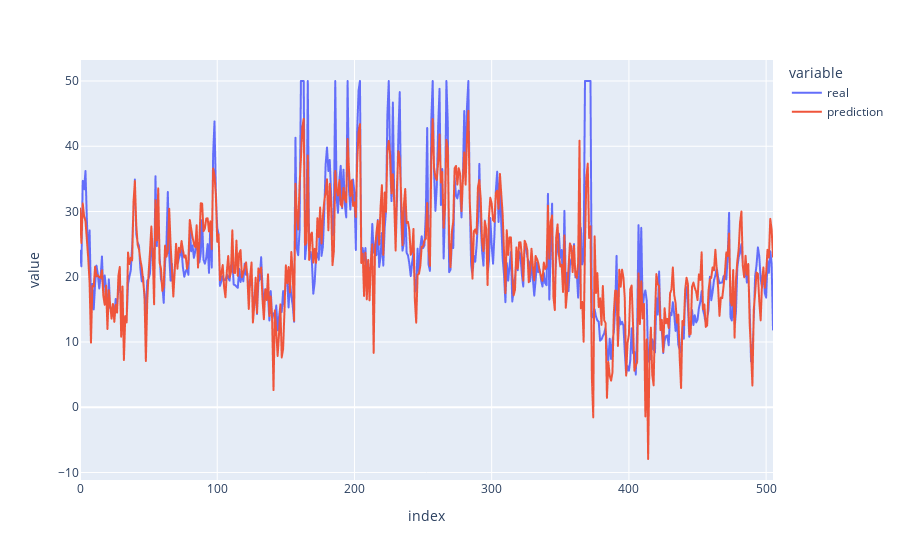

Notebook cell for this chart:
### Markdown cell above
--> Nhiều biến có hệ số thấp (Biến không có ý nghĩa)

### Code cell
# plot test real and test pred
y_pred = lreg.predict(x_test)
y_total_pred = lreg.predict(X)
y_total_pred = pd.DataFrame(y_total_pred).rename(columns = {0:'prediction'})
y_real = pd.DataFrame(Y).rename(columns = {'HOUSE_PRICE':'real'})
y_concat = pd.concat([y_real, y_total_pred], axis = 1)
fig = px.line(y_concat, y=y_concat.columns)
fig.show()

### Figure 1 — Plotly figure (JSON) as saved in the notebook; plotly's stock layout.template omitted (floating-point values rounded to 4 significant figures; data arrays with more than 128 entries replaced by an {"elided": "..."} marker saying what was removed)
{"data": [{"hovertemplate": "variable=real<br>index=%{x}<br>value=%{y}<extra></extra>", "legendgroup": "real", "line": {"color": "#636efa", "dash": "solid"}, "marker": {"symbol": "circle"}, "mode": "lines", "name": "real", "showlegend": true, "type": "scattergl", "x": {"elided": "506 int values"}, "xaxis": "x", "y": {"elided": "506 float values"}, "yaxis": "y"}, {"hovertemplate": "variable=prediction<br>index=%{x}<br>value=%{y}<extra></extra>", "legendgroup": "prediction", "line": {"color": "#EF553B", "dash": "solid"}, "marker": {"symbol": "circle"}, "mode": "lines", "name": "prediction", "showlegend": true, "type": "scattergl", "x": {"elided": "506 int values"}, "xaxis": "x", "y": {"elided": "506 float values"}, "yaxis": "y"}], "layout": {"autosize": true, "legend": {"title": {"text": "variable"}, "tracegroupgap": 0}, "margin": {"t": 60}, "xaxis": {"anchor": "y", "autorange": true, "domain": [0, 1], "range": [0, 505], "title": {"text": "index"}, "type": "linear"}, "yaxis": {"anchor": "x", "autorange": true, "domain": [0, 1], "range": [-11.15, 53.22], "title": {"text": "value"}, "type": "linear"}}}
